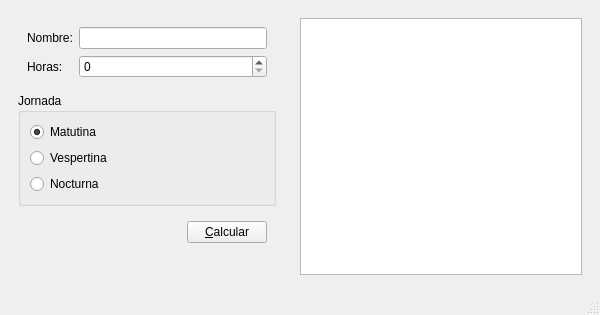
<?xml version="1.0" encoding="UTF-8"?>
<ui version="4.0">
 <class>Salarios</class>
 <widget class="QMainWindow" name="Salarios">
  <property name="geometry">
   <rect>
    <x>0</x>
    <y>0</y>
    <width>600</width>
    <height>315</height>
   </rect>
  </property>
  <property name="minimumSize">
   <size>
    <width>600</width>
    <height>0</height>
   </size>
  </property>
  <property name="windowTitle">
   <string>Salarios</string>
  </property>
  <widget class="QWidget" name="centralwidget">
   <layout class="QHBoxLayout" name="horizontalLayout_2">
    <item>
     <widget class="QWidget" name="widget" native="true">
      <property name="minimumSize">
       <size>
        <width>250</width>
        <height>0</height>
       </size>
      </property>
      <property name="maximumSize">
       <size>
        <width>300</width>
        <height>16777215</height>
       </size>
      </property>
      <layout class="QVBoxLayout" name="verticalLayout_2">
       <item>
        <widget class="QWidget" name="widget_2" native="true">
         <layout class="QFormLayout" name="formLayout">
          <item row="0" column="0">
           <widget class="QLabel" name="label">
            <property name="text">
             <string>Nombre:</string>
            </property>
           </widget>
          </item>
          <item row="0" column="1">
           <widget class="QLineEdit" name="inNombre"/>
          </item>
          <item row="1" column="0">
           <widget class="QLabel" name="label_2">
            <property name="text">
             <string>Horas:</string>
            </property>
           </widget>
          </item>
          <item row="1" column="1">
           <widget class="QSpinBox" name="inHoras"/>
          </item>
         </layout>
        </widget>
       </item>
       <item>
        <widget class="QGroupBox" name="groupBox">
         <property name="title">
          <string>Jornada</string>
         </property>
         <layout class="QVBoxLayout" name="verticalLayout">
          <item>
           <widget class="QRadioButton" name="inMatutina">
            <property name="text">
             <string>Matutina</string>
            </property>
            <property name="checked">
             <bool>true</bool>
            </property>
           </widget>
          </item>
          <item>
           <widget class="QRadioButton" name="inVespertina">
            <property name="text">
             <string>Vespertina</string>
            </property>
           </widget>
          </item>
          <item>
           <widget class="QRadioButton" name="inNocturna">
            <property name="text">
             <string>Nocturna</string>
            </property>
           </widget>
          </item>
         </layout>
        </widget>
       </item>
       <item>
        <widget class="QWidget" name="widget_4" native="true">
         <layout class="QHBoxLayout" name="horizontalLayout">
          <item>
           <spacer name="horizontalSpacer">
            <property name="orientation">
             <enum>Qt::Horizontal</enum>
            </property>
            <property name="sizeHint" stdset="0">
             <size>
              <width>151</width>
              <height>20</height>
             </size>
            </property>
           </spacer>
          </item>
          <item>
           <widget class="QPushButton" name="btnCalcular">
            <property name="text">
             <string>&amp;Calcular</string>
            </property>
           </widget>
          </item>
         </layout>
        </widget>
       </item>
       <item>
        <spacer name="verticalSpacer">
         <property name="orientation">
          <enum>Qt::Vertical</enum>
         </property>
         <property name="sizeHint" stdset="0">
          <size>
           <width>38</width>
           <height>0</height>
          </size>
         </property>
        </spacer>
       </item>
      </layout>
     </widget>
    </item>
    <item>
     <widget class="QWidget" name="widget_3" native="true">
      <property name="minimumSize">
       <size>
        <width>300</width>
        <height>0</height>
       </size>
      </property>
      <layout class="QVBoxLayout" name="verticalLayout_3">
       <item>
        <widget class="QPlainTextEdit" name="plainTextEdit"/>
       </item>
      </layout>
     </widget>
    </item>
   </layout>
  </widget>
  <widget class="QMenuBar" name="menubar">
   <property name="geometry">
    <rect>
     <x>0</x>
     <y>0</y>
     <width>600</width>
     <height>20</height>
    </rect>
   </property>
  </widget>
  <widget class="QStatusBar" name="statusbar"/>
 </widget>
 <resources/>
 <connections/>
</ui>
